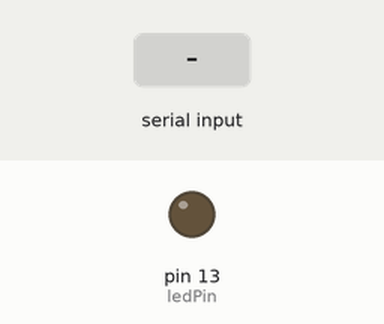
Simulated run of this sketch. Board: Arduino Uno, built with avr-gcc and run on an emulated ATmega328P. On the bench: output pins drawn as LEDs (lit = HIGH). Dashed ring = blinking. The test bench sets the inputs (shaded band). Random numbers use the default seed unless the sketch sets one; what the sketch prints to the serial monitor is not drawn.

Above: at 1.2 s.
1.3 s: "90,45\n" received over Serial
At 3.15 s:
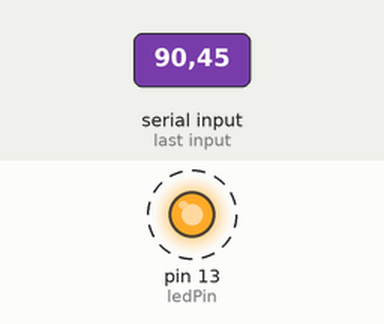
4.3 s: "30,150\n" received over Serial
7.3 s: "90\n" received over Serial
At 10.2 s:
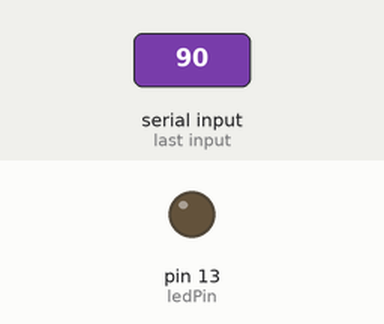
Timing chart, 0 to 11.7 s (numbered marks = the images above; inputs shaded):
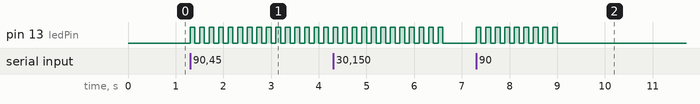

The sketch:

matlab_serial.ino
```cpp
// Definer onboard LED
const int ledPin = LED_BUILTIN;

// Variabler til at holde styr på tiden
unsigned long previousMillis = 0;
const long interval = 2000; // 2 sekunder mellem hver cyklus

// Variabel til at sende data
char dataToSend;

void setup() {
  pinMode(ledPin, OUTPUT);
  Serial.begin(9600); // Start Serial kommunikation
  randomSeed(analogRead(0)); // Initialiser random seed
}

void loop() {
  unsigned long currentMillis = millis();

  // Håndter dataafsendelse hver 2. sekund
  if (currentMillis - previousMillis >= interval) {
    previousMillis = currentMillis;

    // Generer random værdi mellem '0' og '9'
    dataToSend = random('0', '9' + 1);

    // Send data til Serial
    Serial.write(dataToSend);
  }

  // Check for indgående data
  if (Serial.available() > 0) {
    char receivedChar = Serial.read();

    // Blink LED det antal gange som modtaget værdi
    if (receivedChar >= '0' && receivedChar <= '9') {
      int blinkCount = receivedChar - '0'; // Konverter char til tal

      for (int i = 0; i < blinkCount; i++) {
        digitalWrite(ledPin, HIGH);
        delay(100);
        digitalWrite(ledPin, LOW);
        delay(100);
      }
    }
  }
}
```

Measured:
- after the input at 1.3 s, pin 13 (ledPin): alternates HIGH for 0.10 s and LOW for 0.10 s, starting at once
- after the input at 7.3 s, pin 13 (ledPin): alternates HIGH for 0.10 s and LOW for 0.10 s, 18 changes in all, then stays LOW, starting at once
